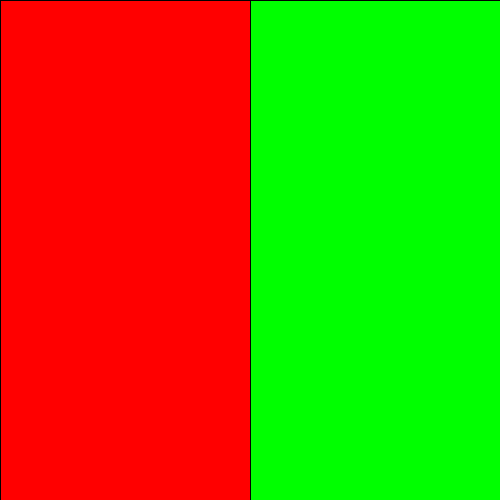
Frame 1 (no input)
Frame 60 (the mouse pressed at the canvas centre just before this capture): identical to frame 1, image omitted
Frame 120 (the mouse held since frame 60 and released just before this capture): identical to frame 1, image omitted

The Processing sketch that drew this single still picture (run headless with seeded random() and noise(); from frame 60 on, the mouse is pressed at the canvas centre):

// Processing sketch: processing_166965
// ── processing_166965.pde

String mode = "selection"; 
int firstGuess; 
int secondGuess;
int doorRevealed; 
int winningDoor; 
int gamesPlayed = 1;
int x = 1;
int winAutStick = 0;
int loseAutStick = 0;
int winAutSwitch = 0;
int loseAutSwitch = 0;
int win = 0;
int lose = 0;
void setup(){
     size(500, 500); 
     textAlign(CENTER);
}
void draw(){
     background(255);
     //add code here for what ALWAYS needs drawing
     fill(0);
     //text("mode:" + mode, 200, 200);
     //text("firstGuess:" + firstGuess, 200, 250);
     //text("secondGuess:" + secondGuess, 200, 300);
     //text("doorRevealed:" + doorRevealed, 200, 350);
     //text("winningDoor:" + winningDoor, 200, 400);
     text("wins:" + win, 150,450);
     text("loses:" + lose, 250,450);   
     if(mode == "selection"){
     
       fill(255,0,0);
       rect(0,0,250,500);
       fill(0,255,0);
       rect(250,0,250,500);
     }
     else if(mode == "initialize"){
          firstGuess = -1; 
          secondGuess = -1; 
          doorRevealed = -1; 
          winningDoor = int(random(1, 4)); 
          mode = "firstGuess"; 
     }else if(mode == "firstGuess"){
          
          fill(255,0,0);
          rect(50,50,100,200);
          fill(0,255,0);
          rect(200,50,100,200);
          fill(0,0,255);
          rect(350,50,100,200);
          
     }else if(mode == "secondGuess"){
          //this while loop is for revealing a door that the prize is not behind
          //DO NOT CHANGE THIS CODE
          //but you will need to USE the doorRevealed variable in your drawing code
          while(doorRevealed == -1 || doorRevealed == winningDoor || doorRevealed == firstGuess){
               doorRevealed = int(random(1, 4)); 
               
          }
          fill(255, 255,0);
          if (firstGuess == 1) {
            noFill();
            strokeWeight(5);
            stroke(255,255,0);
            rect(50,50,100,200);}
            else if(firstGuess == 2) {
            strokeWeight(5);
            noFill();
            stroke(255,255,0);
            rect(200,50,100,200);}
            else {
            noFill();
            strokeWeight(5);
            stroke(255,255,0);
            rect(350,50,100,200);}
           noStroke();
          if (doorRevealed == 1) {
                 fill(128);
                 rect( 50,50,100,200);
                 fill(0,255,0);
                 rect(200,50,100,200);
                 fill(0,0,255);
                 rect(350,50,100,200);}
         else if (doorRevealed == 2) {
                 fill(255, 0, 0);
                 rect( 50,50,100,200);
                 fill(128);
                 rect(200,50,100,200);
                 fill(0,0,255);
                 rect(350,50,100,200);
         } else if (doorRevealed == 3) {
                 fill(255,0,0);
                 rect( 50,50,100,200);
                 fill(0,255,0);
                 rect(200,50,100,200);
                 fill(128);
                 rect(350,50,100,200);
          
          }
          
     }else if(mode == "winOrLose"){
          //add drawing code here
      if (secondGuess == 1 && winningDoor == 1) {
         fill(255,255,0);
         rect(50,50,100,200);
         fill(128);
         rect(200,50,100,200);
         rect(350,50,100,200);
         fill(0);
         win = win + 1;
         text("You Win!",200,350);
     }
     else if(secondGuess == 1 && winningDoor == 2) {
         fill(255,0,0);
         rect(50,50,100,200);
         fill(255,255,0);
         rect(200,50,100,200);
         fill(128);
         rect(350,50,100,200);
       lose = lose + 1;
       fill(0);  
       text("You Lose",200,350);}  
         else if(secondGuess == 1 && winningDoor == 3) {
         fill(255,0,0);
         rect(50,50,100,200);
         fill(128);
         rect(200,50,100,200);
         fill(255,255,0);
         rect(350,50,100,200);
         lose = lose + 1;
       fill(0);  
       text("You Lose",200,350);}  
         else if(secondGuess == 2 && winningDoor == 1) {
         fill(255,255,0);
         rect(50,50,100,200);
         fill(255,0,0);
         rect(200,50,100,200);
         fill(128);
         rect(350,50,100,200);
       lose = lose + 1;
       fill(0);  
       text("You Lose",200,350);}  
         else if(secondGuess == 2 && winningDoor == 2) {
         fill(128);
         rect(50,50,100,200);
         fill(255,255,0);
         rect(200,50,100,200);
         fill(128);
         rect(350,50,100,200);
                win = win + 1;
       fill(0);  
       text("You Win",200,350);}  
         else if(secondGuess == 2 && winningDoor == 3) {
         fill(128);
         rect(50,50,100,200);
         fill(255,0,0);
         rect(200,50,100,200);
         fill(255,255,0);
lose = lose + 1;
         rect(350,50,100,200);
       fill(0);  
       text("You Lose",200,350);}  
         else if(secondGuess == 3 && winningDoor == 1) {
         fill(255,255,0);
         rect(50,50,100,200);
         fill(128);
         rect(200,50,100,200);
         fill(255,0,0);
         rect(350,50,100,200);
       fill(0);  
     lose = lose + 1;  
     text("You Lose",200,350);}  
         else if(secondGuess == 3 && winningDoor == 2) {
         fill(128);
         rect(50,50,100,200);
         fill(255,255,0);
         rect(200,50,100,200);
         fill(255,0,0);
         rect(350,50,100,200);
       fill(0);  
     lose = lose + 1;  
     text("You Lose",200,350);}  
         else if(secondGuess == 3 && winningDoor == 3) {
         fill(128);
         rect(50,50,100,200);
         fill(128);
         rect(200,50,100,200);
         fill(255,255,0);
         rect(350,50,100,200);
       win = win + 1;
       fill(0);  
       text("You Win",200,350);}  
     }
     else if (mode == "automated"){
          fill(0);
          firstGuess = int(random(1, 4)); 
          secondGuess = -1; 
          doorRevealed = -1; 
          winningDoor = int(random(1, 4)); 
           text("wins by Sticking:" + winAutStick, 430,450);
           text("loses by Sticking:" + loseAutStick,310,450);
           text("wins by Switching:" + winAutSwitch, 180, 450);
           text("loses by Switching:" + loseAutSwitch, 60, 450); 
          mode = "firstGuessAut"; 
          
     }
     else if (mode == "firstGuessAut"){
         fill(0);
            text("wins by Sticking:" + winAutStick, 430,450);
           text("loses by Sticking:" + loseAutStick,310,450);
           text("wins by Switching:" + winAutSwitch, 180, 450);
           text("loses by Switching:" + loseAutSwitch, 60, 450); 
       while(doorRevealed == -1 || doorRevealed == winningDoor || doorRevealed == firstGuess){
               doorRevealed = int(random(1, 4));
       if (x < 1000){
     secondGuess = firstGuess;
     mode = "winOrLoseAut";
     }else {
     while(secondGuess == -1 || secondGuess == doorRevealed|| secondGuess ==firstGuess){
         secondGuess = int(random(1,4));
         
     }
     mode = "winOrLoseAut";
       }
    }
  }else if (mode == "winOrLoseAut"){
  text("wins by Sticking:" + winAutStick, 430,450);
  text("loses by Sticking:" + loseAutStick,310,450);
  text("wins by Switching:" + winAutSwitch, 180, 450);
  text("loses by Switching:" + loseAutSwitch, 60, 450); 
  if (secondGuess == winningDoor){
  x = x + 1;
  if (x < 1000){
  
  winAutStick = winAutStick + 1;
  mode = "automated";
  }else if (2000 > x && x > 1000){
  winAutSwitch = winAutSwitch + 1;
  mode = "automated"; } else {
  text("wins by Sticking:" + winAutStick, 430,450);
  text("loses by Sticking:" + loseAutStick,310,450);
  text("wins by Switching:" + winAutSwitch, 180, 450);
  text("loses by Switching:" + loseAutSwitch, 60, 450); 

  }
  }
  else {
  x = x + 1;
  if (x < 1000){
  
  loseAutStick = loseAutStick + 1;
  mode = "automated";
  }
  else if (2000 > x && x > 1000  ){
  loseAutSwitch = loseAutSwitch + 1;
  mode = "automated"; } else {
  text("wins by Sticking:" + winAutStick, 430,450);
  text("loses by Sticking:" + loseAutStick,310,450);
  text("wins by Switching:" + winAutSwitch, 180, 450);
  text("loses by Switching:" + loseAutSwitch, 60, 450);

  } 
  }
  
  }
}
  


  
  




void mousePressed(){
     
  
  if(mode == "selection"){
  if(mouseX >0 && mouseX<250 && mouseY >0 && mouseY<500){
   {mode = "initialize";} 
  }
  else if(mouseX >250 && mouseX <500 && mouseY >0 && mouseY <500)
  {
   {mode = "automated";} 
  }
  }
  
  else if(mode == "firstGuess"){
          //add code to check for mouse clicks here
           if(mouseX >50 && mouseX < 150 && mouseY > 50 && mouseY < 200)
           {
            firstGuess = 1;
            mode = "secondGuess";
           }
            else if(mouseX >200 && mouseX < 300 && mouseY > 50 && mouseY < 200)
            {
            firstGuess = 2;
            mode = "secondGuess";
            }
            else if(mouseX >350 && mouseX < 450 && mouseY > 50 && mouseY < 200){
            firstGuess = 3;
            mode = "secondGuess";
            } 
           
           
     }else if(mode == "secondGuess"){
       if(doorRevealed != 1 && mouseX > 50 && mouseX < 150 && mouseY > 50 && mouseY < 200){
           secondGuess = 1; 
           mode = "winOrLose"; 
       } else if (doorRevealed != 2 && mouseX >200 && mouseX < 300 && mouseY > 50 && mouseY < 200){
           secondGuess = 2;
           mode = "win0rLose";
       } else if (doorRevealed != 3 && mouseX >350 && mouseX < 450 && mouseY > 50 && mouseY < 200){
           secondGuess = 3;
           mode = "winOrLose";
       }
       
       
   
     }else if(mode == "winOrLose"){
          //add code to check for mouse clicks here
          
     }
}

//kristiancharb@gmail.com
